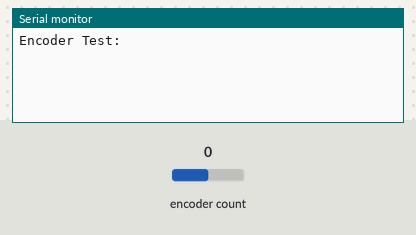
Recording of a sketch running on a simulated Arduino Uno, built with avr-gcc and run on an emulated ATmega328P. Shown: the last lines printed to the serial monitor. The test bench sets the inputs (shaded band); at power-on: encoder count 0.

Above: at 1.2 s.
1.3 s: encoder count set to 1
At 2.5 s:
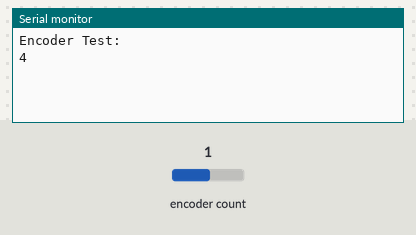
2.8 s: encoder count set to 2
At 3.7 s:
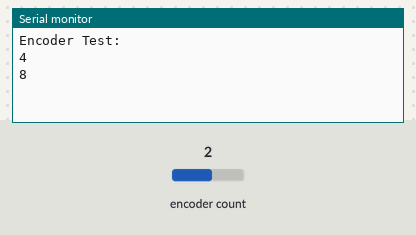

The sketch:

Single_rotary_encoder_test.ino
```cpp
#include <Encoder.h>
Encoder knob1(3, 2);

long long positionKnob;

void setup() {
  Serial.begin(57600);
  Serial.println("Encoder Test:");
}

void loop() {
  long newKnob1;
  newKnob1 = knob1.read();
  if (newKnob1 != positionKnob) {
    Serial.print(newKnob1);
    Serial.println();
    positionKnob = newKnob1;
  }
}
```

Measured:
- after the input at 1.3 s, the serial monitor: prints a new line at once (image 1)
- after the input at 2.8 s, the serial monitor: prints a new line at once (image 2)
